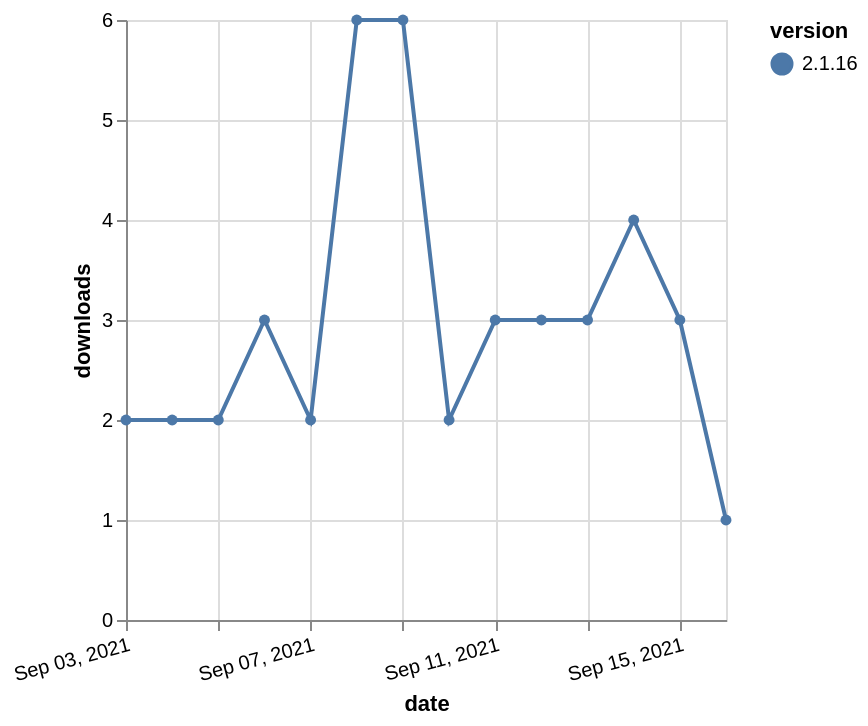

Write a Vega-Lite specification for this figure.
### Vega-Lite specification from a JSON file in a GitHub repository (floating-point values rounded to 4 significant figures)
{"$schema": "https://vega.github.io/schema/vega-lite/v5.json", "description": "A simple bar chart with embedded data.", "data": {"values": [{"date": "2021-09-03", "total": 6671, "delta": 2, "version": "2.1.16"}, {"date": "2021-09-04", "total": 6673, "delta": 2, "version": "2.1.16"}, {"date": "2021-09-05", "total": 6675, "delta": 2, "version": "2.1.16"}, {"date": "2021-09-06", "total": 6678, "delta": 3, "version": "2.1.16"}, {"date": "2021-09-07", "total": 6680, "delta": 2, "version": "2.1.16"}, {"date": "2021-09-08", "total": 6686, "delta": 6, "version": "2.1.16"}, {"date": "2021-09-09", "total": 6692, "delta": 6, "version": "2.1.16"}, {"date": "2021-09-10", "total": 6694, "delta": 2, "version": "2.1.16"}, {"date": "2021-09-11", "total": 6697, "delta": 3, "version": "2.1.16"}, {"date": "2021-09-12", "total": 6700, "delta": 3, "version": "2.1.16"}, {"date": "2021-09-13", "total": 6703, "delta": 3, "version": "2.1.16"}, {"date": "2021-09-14", "total": 6707, "delta": 4, "version": "2.1.16"}, {"date": "2021-09-15", "total": 6710, "delta": 3, "version": "2.1.16"}, {"date": "2021-09-16", "total": 6711, "delta": 1, "version": "2.1.16"}]}, "width": "container", "mark": {"type": "line", "point": {"filled": true}}, "encoding": {"x": {"field": "date", "type": "temporal", "timeUnit": "yearmonthdate", "title": "date", "axis": {"labelAngle": -15}}, "y": {"field": "delta", "type": "quantitative", "title": "downloads"}, "color": {"field": "version", "type": "nominal"}, "tooltip": {"field": "delta"}}}
